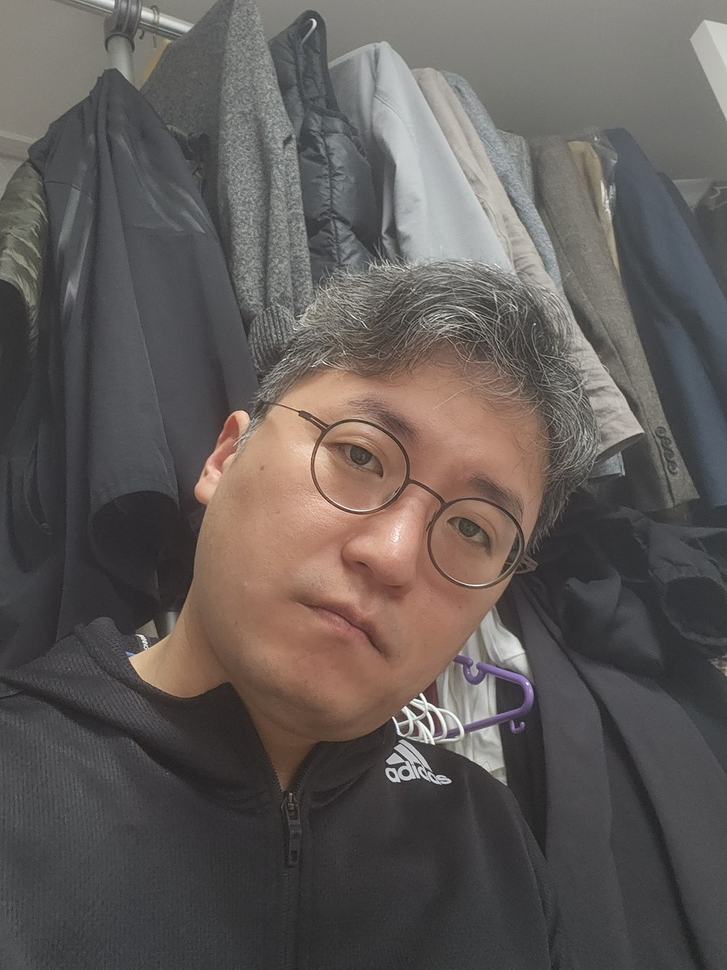
#> input picture Explorestage09/images/img03.jpg, 727 x 970 px, shrunk from 2208 x 2944 before the run
$ jupyter execute --allow-errors '[E-09]semantic_segmentation_practice.ipynb'
#> lines starting #> are read from the running program, lines starting #| are printed output that depends on the picture
# Aiffel Mini Project - Explorestage 09

# Deep Learning(Computer Vision) Mini project

## Semantic Segmentation Concept

# 9-7. Project: Identifying issues with the portrait mode.(인물 모드 문제점 찾기)

만들면서 뭔가 이상한 점이 느껴지지 않으셨나요? 프로젝트를 통해 찾아봅시다.

우선 주요 라이브러리 버전을 확인해 볼까요?

[cell 1]
# importlib: 사용자가 파이썬의 import 시스템과 상호작용하기 위한 API를 제공하는 내장 라이브러리
# 사용자는 import 함수의 구현 내용과, 실행에 필요한 하위 함수들을 이용해 필요에 맞는 임포터를 직접 구현하거나 임포트 관련 기능들을 자유롭게 사용할 수 있음
# importlib.metadata: 설치된 패키지 메타 데이터에 대한 접근을 제공하는 라이브러리.
# 해당 코드 블럭에서는 importlib.metadata 안에 있는 version() 함수를 이용하여 pixellib 라이브러리의 버전을 확인

# from importlib.metadata import version
import cv2
import pixellib

print(cv2.__version__)
# print(version('pixellib'))

import os
import urllib
import numpy as np
from pixellib.semantic import semantic_segmentation
from matplotlib import pyplot as plt

### Step 1. Try the portrait mode yourself.(인물모드 직접 해 보기)
----
- 여러분의 셀카를 이용해서 오늘 배운 내용을 수행해 봅시다. 아래와 같은 이미지를 얻어야 합니다. 최소 3장 이상의 인물모드 사진을 만들어 봅시다.
- 인물이 주인공이 아닌, 귀여운 고양이에 대한 아웃포커싱 사진도 만들어 볼 수 있을 것입니다. 시맨틱 세그멘테이션 스텝에서 힌트를 찾아봅시다.
- 배경을 blur하는 인물모드 사진이 아니라 배경사진을 다른 이미지로 교체하는 크로마키 배경 합성을 시도해 볼 수도 있을 것입니다. 여러분만의 환상적인 사진을 만들어 보면 어떨까요?

[cell 2]
img_path = './images/img03.jpg'
img_orig = cv2.imread(img_path)
#> img_orig is the input picture: shape (970, 727, 3); mean B, G, R 88.5, 91.1, 97.3

print(img_orig.shape)
#| (970, 727, 3)

plt.imshow(cv2.cvtColor(img_orig, cv2.COLOR_BGR2RGB))
plt.show()

[cell 3]
model_file = 'C:/12/coding_data/models/segment/deeplabv3_xception_tf_dim_ordering_tf_kernels.h5'

#> (the rest of this cell did not finish here and is left out)

#> (a cell that did not finish here is left out)

#> (a cell that did not finish here is left out)

[cell 6]
LABEL_NAMES = [
    'background', 'aeroplane', 'bicycle', 'bird', 'boat', 'bottle', 'bus',
    'car', 'cat', 'chair', 'cow', 'diningtable', 'dog', 'horse', 'motorbike',
    'person', 'pottedplant', 'sheep', 'sofa', 'train', 'tv'
]

#> (the rest of this cell did not finish here and is left out)

#### Generate a color map(컬러맵 생성)

[cell 7]
colormap = np.zeros((256, 3), dtype = int)
ind = np.arange(256, dtype=int)

for shift in reversed(range(8)):
    for channel in range(3):
        colormap[:, channel] |= ((ind >> channel) & 1) << shift
    ind >>= 3

colormap[:20]

[cell 8]
colormap[15]

[cell 9]
seg_color = (128,128,192)

#> (a cell that did not finish here is left out)

#> (a cell that did not finish here is left out)

[cell 12]
# 원본이미지를 img_show에 할당한뒤 이미지 사람이 있는 위치와 배경을 분리해서 표현한 color_mask 를 만든뒤 두 이미지를 합쳐서 출력
img_show = img_orig.copy()

# True과 False인 값을 각각 255과 0으로 바꿔줍니다
#> (the rest of this cell did not finish here and is left out)

#### Blur the background(배경 흐리게 하기)

[cell 13]
img_orig_blur = cv2.blur(img_orig, (70,70))
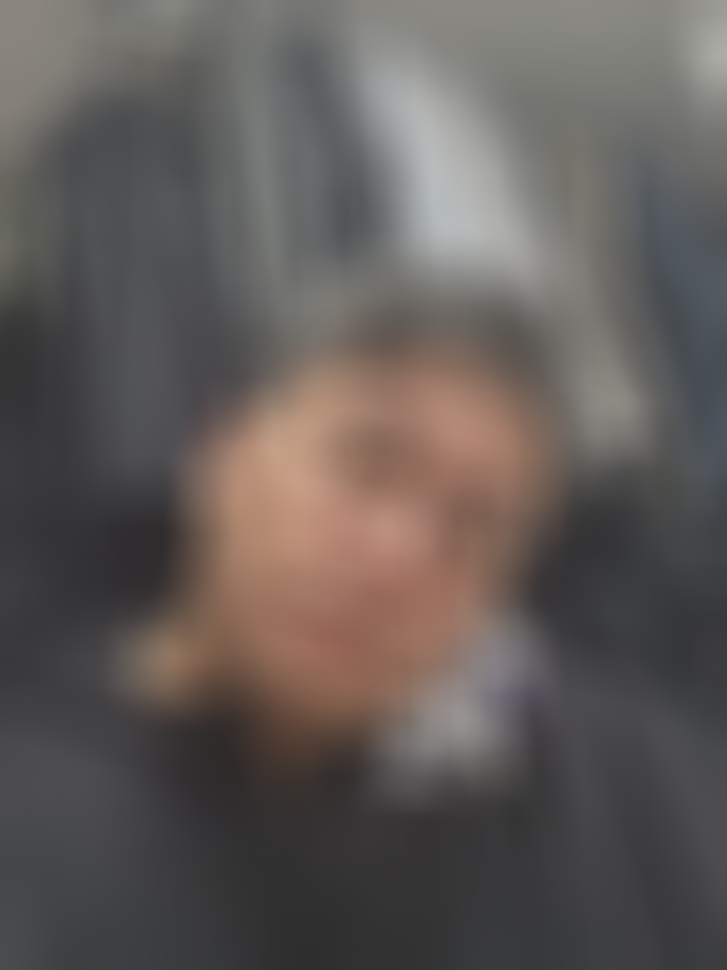
#> img_orig_blur: shape (970, 727, 3); mean B, G, R 88.5, 91.2, 97.4

plt.imshow(cv2.cvtColor(img_orig_blur, cv2.COLOR_BGR2RGB))
plt.show()


$ run again, with Explorestage09/images/img01.jpg copied over Explorestage09/images/img03.jpg
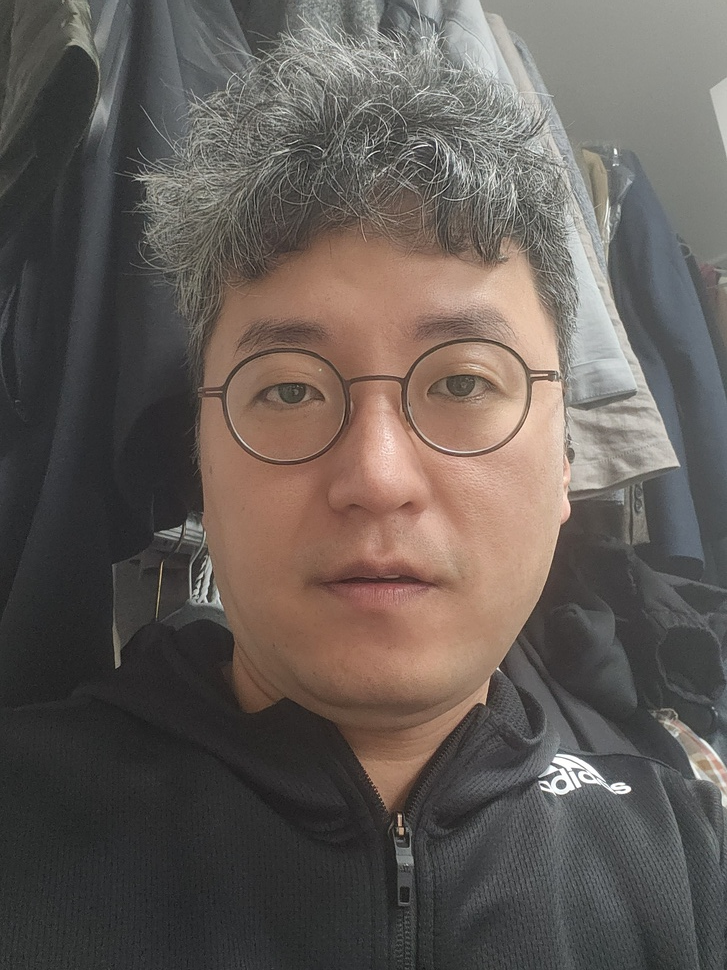
#> input picture Explorestage09/images/img01.jpg, 727 x 970 px, shrunk from 2208 x 2944 before the run
#> img_orig is the input picture: shape (970, 727, 3); mean B, G, R 87, 92, 99.9
#| (970, 727, 3)
#> `img_orig_blur = cv2.blur(img_orig, (70,70))`:
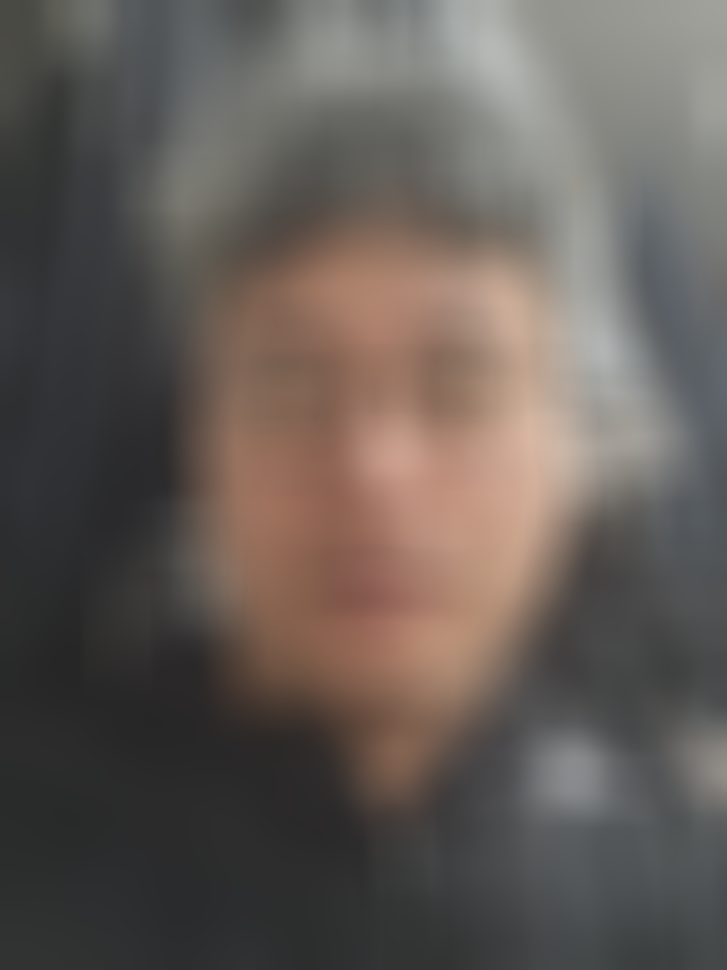
#> img_orig_blur: shape (970, 727, 3); mean B, G, R 87, 92, 99.9

$ run again, with Explorestage09/images/img02.jpg copied over Explorestage09/images/img03.jpg
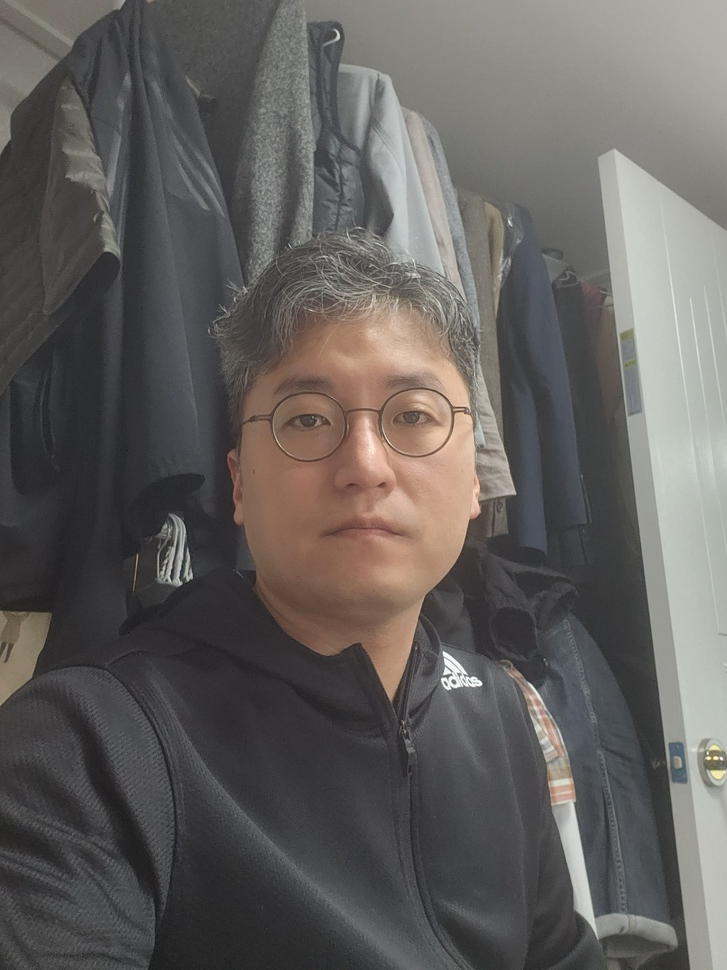
#> input picture Explorestage09/images/img02.jpg, 727 x 970 px, shrunk from 2208 x 2944 before the run
#> img_orig is the input picture: shape (970, 727, 3); mean B, G, R 93.4, 95.9, 99.1
#| (970, 727, 3)
#> `img_orig_blur = cv2.blur(img_orig, (70,70))`:
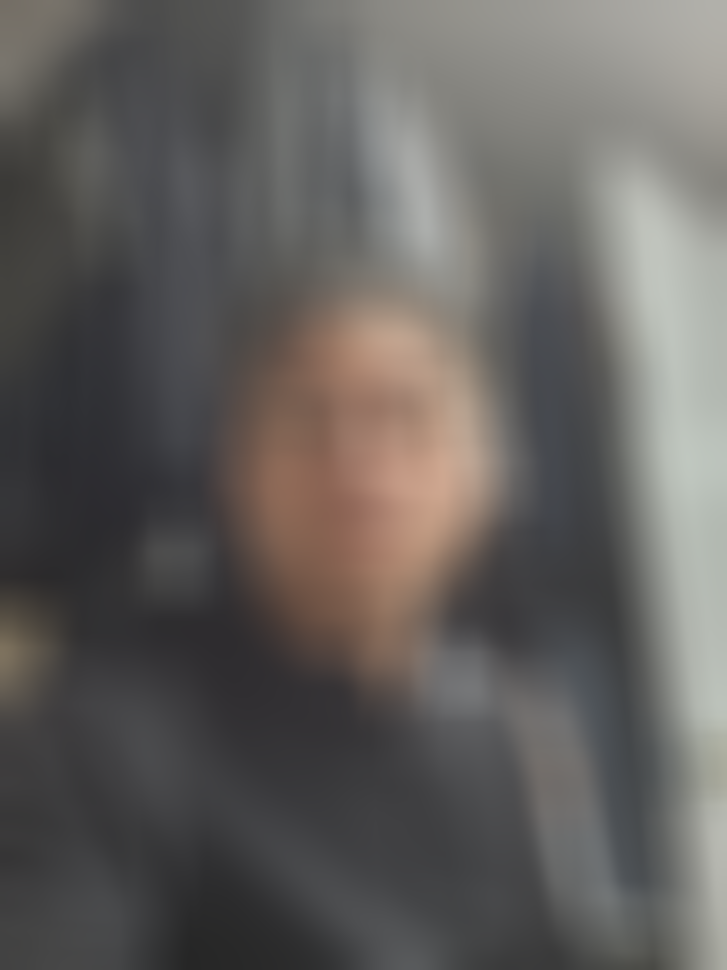
#> img_orig_blur: shape (970, 727, 3); mean B, G, R 93.3, 95.8, 99

$ run again, with Explorestage09/images/img04.jpg copied over Explorestage09/images/img03.jpg
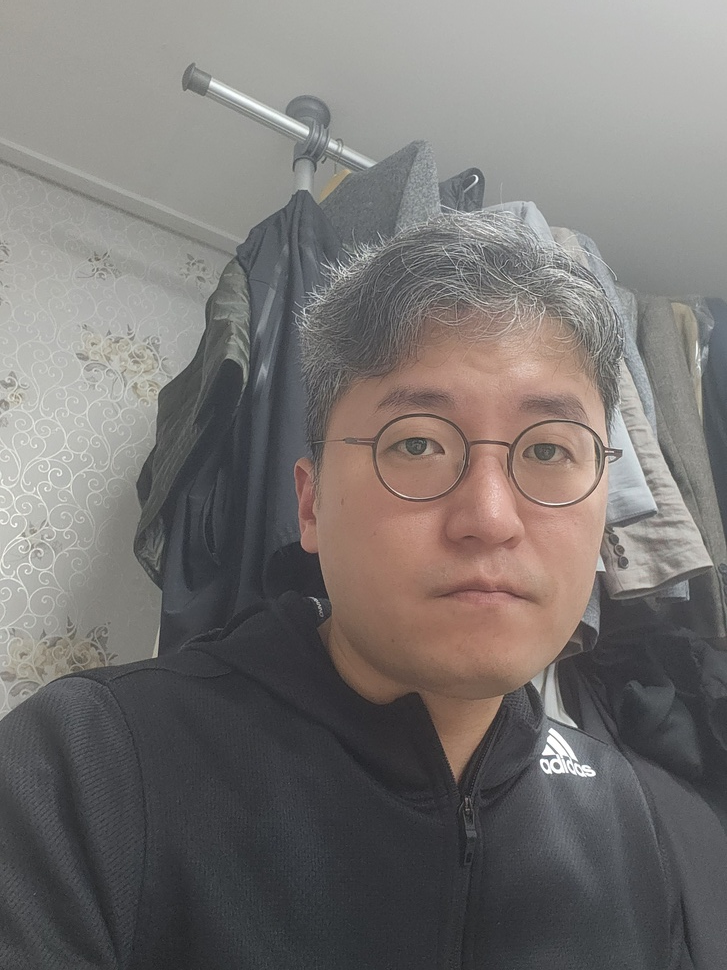
#> input picture Explorestage09/images/img04.jpg, 727 x 970 px, shrunk from 2208 x 2944 before the run
#> img_orig is the input picture: shape (970, 727, 3); mean B, G, R 114, 116, 120
#| (970, 727, 3)
#> `img_orig_blur = cv2.blur(img_orig, (70,70))`:
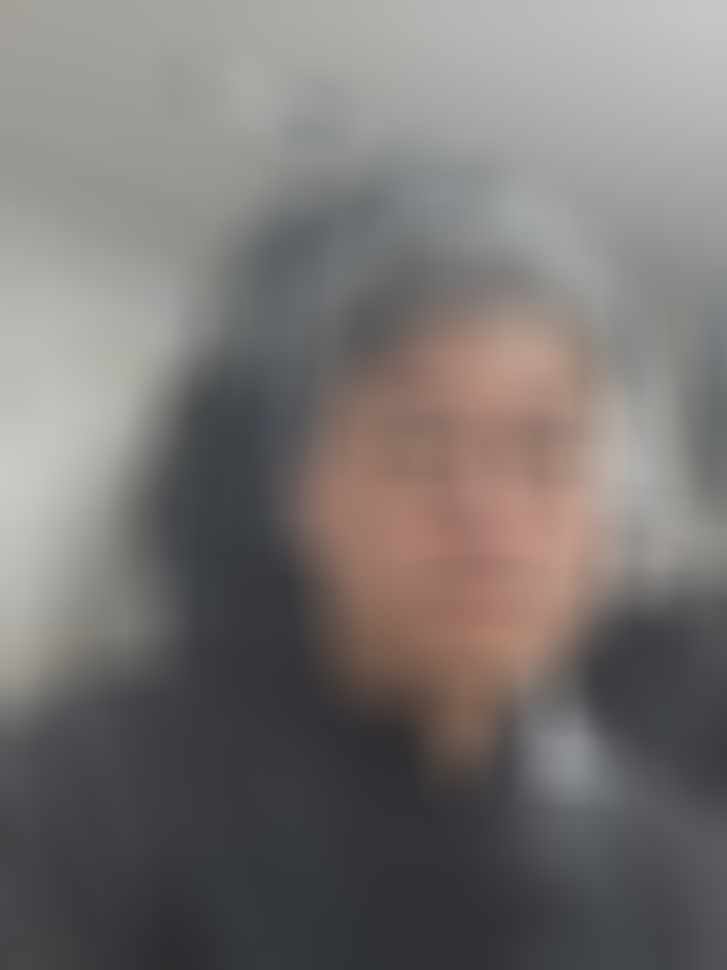
#> img_orig_blur: shape (970, 727, 3); mean B, G, R 114, 116.1, 120.1
